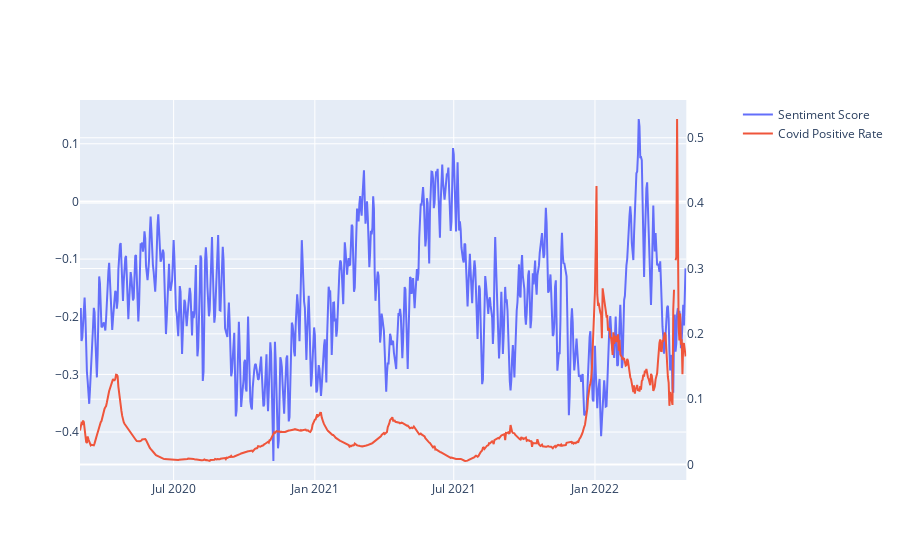

Source (notebook cell):
### Code cell
fig = make_subplots(specs=[[{"secondary_y": True}]])
fig.add_trace(
    go.Scatter(x=df_can['date'], y=df_can['smoothed_prediction'], name="Sentiment Score"),
    secondary_y=False,
)

fig.add_trace(
    go.Scatter(x=df_can['date'], y=df_can['positive_rate'], name="Covid Positive Rate"),
    secondary_y=True, 
)

### Figure 1 — Plotly figure (JSON) as saved in the notebook; plotly's stock layout.template omitted (floating-point values rounded to 4 significant figures; data arrays with more than 128 entries replaced by an {"elided": "..."} marker saying what was removed)
{"data": [{"name": "Sentiment Score", "type": "scatter", "x": {"elided": "791 str values"}, "xaxis": "x", "y": {"elided": "791 float values"}, "yaxis": "y"}, {"name": "Covid Positive Rate", "type": "scatter", "x": {"elided": "791 str values"}, "xaxis": "x", "y": {"elided": "791 float values"}, "yaxis": "y2"}], "layout": {"xaxis": {"anchor": "y", "domain": [0, 0.94]}, "yaxis": {"anchor": "x", "domain": [0, 1]}, "yaxis2": {"anchor": "x", "overlaying": "y", "side": "right"}}}
